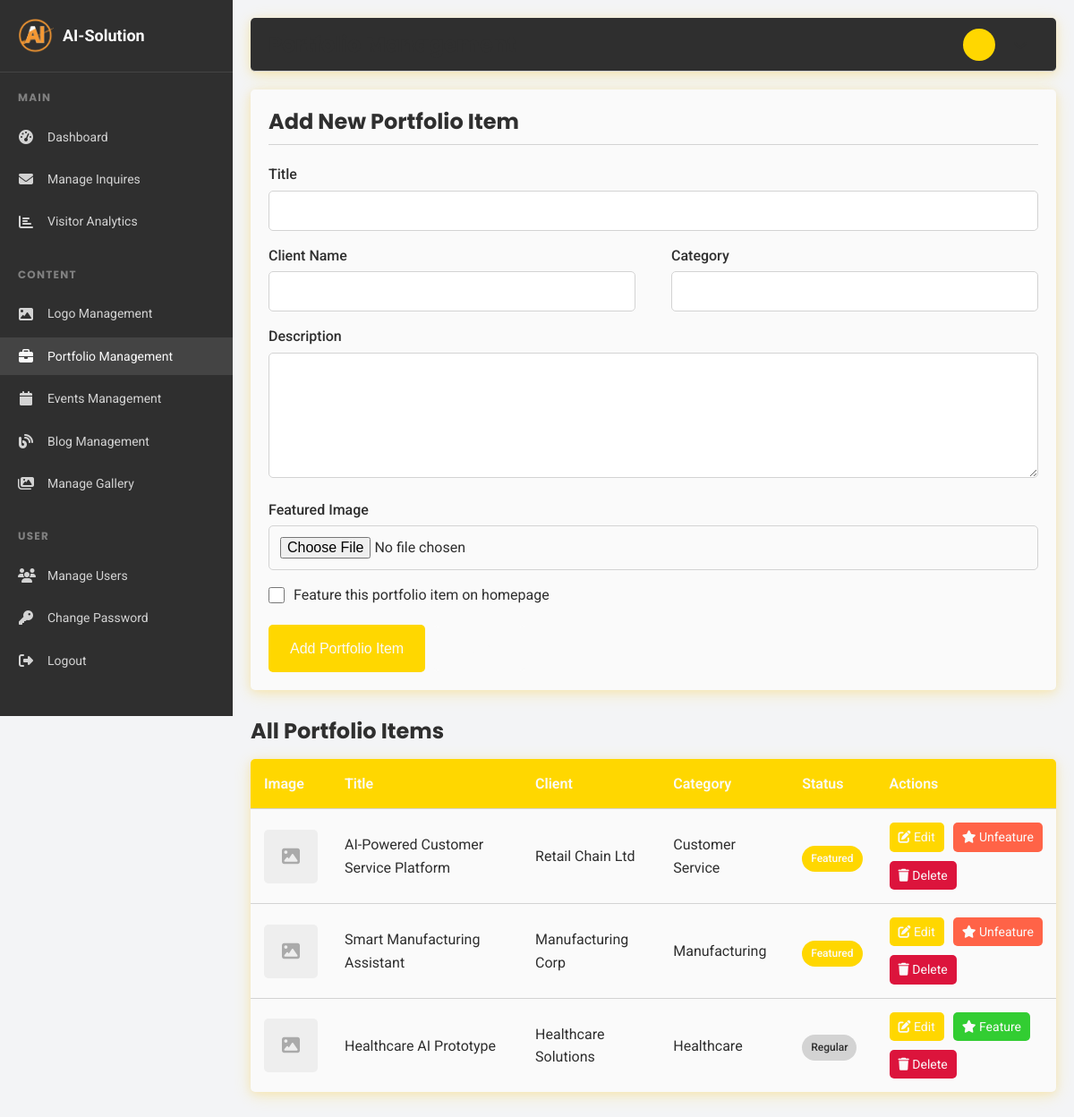
The app's page /admin/portfolio.php (signed in) with its own data.
### tables this page shows
CREATE TABLE portfolio (
    id INT PRIMARY KEY AUTO_INCREMENT,
    title VARCHAR(200) NOT NULL,
    description TEXT,
    client VARCHAR(100),
    category VARCHAR(100),
    image VARCHAR(255),
    featured BOOLEAN DEFAULT FALSE,
    created_at TIMESTAMP DEFAULT CURRENT_TIMESTAMP,
    updated_at TIMESTAMP DEFAULT CURRENT_TIMESTAMP ON UPDATE CURRENT_TIMESTAMP
);

### admin/portfolio.php (the view, shortened to what this page needs)
<?php
require_once 'includes/config.php';
$edit_mode = false;
$portfolio_item = [
    'id' => '',
    'title' => '',
    'description' => '',
    'client' => '',
    'category' => '',
    'image' => '',
    'featured' => 0
];
$sql = "SELECT * FROM portfolio ORDER BY created_at DESC";
$stmt = $pdo->query($sql);
$portfolio_items = $stmt->fetchAll();
?>
<!DOCTYPE html>
<html lang="en">
<head>
    <link rel="stylesheet" href="../css/styles.css">
    <link rel="stylesheet" href="https://cdnjs.cloudflare.com/ajax/libs/font-awesome/6.4.0/css/all.min.css">
</head>
<body>
    <div class="admin-layout">
        <aside class="sidebar">
            <div class="sidebar-header">
                <div class="sidebar-logo">
                    <img src="../images/logo.png" alt="AI-Solution Logo">
                    <span>AI-Solution</span>
                </div>
            </div>
            <div class="sidebar-menu">
                <div class="menu-section">
                    <h4 class="menu-section-title">Main</h4>
                    <ul class="menu-list">
                        <li class="menu-item">
                            <a href="index.php" class="menu-link">
                                <i class="menu-icon fas fa-tachometer-alt"></i>
                                <span>Dashboard</span>
                            </a>
                        </li>
                        <li class="menu-item">
                            <a href="inquiries.php" class="menu-link">
                                <i class="menu-icon fas fa-envelope"></i>
                                <span>Manage Inquires</span>
                            </a>
                        </li>
                        <li class="menu-item">
                            <a href="analytics.php" class="menu-link">
                                <i class="menu-icon fas fa-chart-bar"></i>
                                <span>Visitor Analytics</span>
                            </a>
                        </li>
                    </ul>
                </div>
                <div class="menu-section">
                    <h4 class="menu-section-title">Content</h4>
                    <ul class="menu-list">
                        <li class="menu-item">
                            <a href="logo.php" class="menu-link">
                                <i class="menu-icon fas fa-image"></i>
                                <span>Logo Management</span>
                            </a>
                        </li>
                        <li class="menu-item">
                            <a href="portfolio.php" class="menu-link active">
                                <i class="menu-icon fas fa-briefcase"></i>
                                <span>Portfolio Management</span>
                            </a>
                        </li>
                        <li class="menu-item">
                            <a href="events.php" class="menu-link">
                                <i class="menu-icon fas fa-calendar"></i>
                                <span>Events Management</span>
                            </a>
                        </li>
                        <li class="menu-item">
                            <a href="blogs.php" class="menu-link">
                                <i class="menu-icon fas fa-blog"></i>
                                <span>Blog Management</span>
                            </a>
                        </li>
                        <li class="menu-item">
                            <a href="gallery.php" class="menu-link">
                                <i class="menu-icon fas fa-images"></i>
                                <span>Manage Gallery</span>
                            </a>
                        </li>
                    </ul>
                </div>
                <div class="menu-section">
                    <h4 class="menu-section-title">User</h4>
                    <ul class="menu-list">
                        <li class="menu-item">
                            <a href="users.php" class="menu-link">
                                <i class="menu-icon fas fa-users"></i>
                                <span>Manage Users</span>
                            </a>
                        </li>
                        <li class="menu-item">
                            <a href="password.php" class="menu-link">
                                <i class="menu-icon fas fa-key"></i>
                                <span>Change Password</span>
                            </a>
                        </li>
                        <li class="menu-item">
                            <a href="index.php?logout=true" class="menu-link">
                                <i class="menu-icon fas fa-sign-out-alt"></i>
                                <span>Logout</span>
                            </a>
                        </li>
                    </ul>
                </div>
            </div>
        </aside>
        <main class="main-content">
            <header class="admin-header">
                <div class="header-title">
                    <h1>Portfolio Management</h1>
                </div>
                <div class="header-actions">
                    <div class="user-dropdown">
                        <div class="user-info">
                            <div class="user-avatar">
                            </div>
                            <i class="fas fa-chevron-down"></i>
                        </div>
                    </div>
                </div>
            </header>
            <section class="admin-section">
                <div class="admin-form">
                    <h3><?php echo $edit_mode ? 'Edit Portfolio Item' : 'Add New Portfolio Item'; ?></h3>
                    <form action="portfolio.php" method="POST" enctype="multipart/form-data">
                        <div class="form-group">
                            <label for="title">Title</label>
                            <input type="text" id="title" name="title" class="form-control" value="<?php echo htmlspecialchars($portfolio_item['title']); ?>" required>
                        </div>
                        <div class="form-row">
                            <div class="form-group">
                                <label for="client">Client Name</label>
                                <input type="text" id="client" name="client" class="form-control" value="<?php echo htmlspecialchars($portfolio_item['client']); ?>">
                            </div>
                            <div class="form-group">
                                <label for="category">Category</label>
                                <input type="text" id="category" name="category" class="form-control" value="<?php echo htmlspecialchars($portfolio_item['category']); ?>" list="categories" required>
                            </div>
                        </div>
                        <div class="form-group">
                            <label for="description">Description</label>
                            <textarea id="description" name="description" class="form-control" rows="6" required><?php echo htmlspecialchars($portfolio_item['description']); ?></textarea>
                        </div>
                        <div class="form-group">
                            <label for="image">Featured Image</label>
                            <input type="file" id="image" name="image" class="form-control" accept="image/*">
                        </div>
                        <div class="form-check">
                            <input type="checkbox" id="featured" name="featured" class="form-check-input" <?php echo $portfolio_item['featured'] ? 'checked' : ''; ?>>
                            <label for="featured" class="form-check-label">Feature this portfolio item on homepage</label>
                        </div>
                        <div class="btn-group">
                            <button type="submit" name="save_portfolio" class="btn btn-primary">
                                <?php echo $edit_mode ? 'Update Portfolio Item' : 'Add Portfolio Item'; ?>
                            </button>
                            <a href="portfolio.php" class="btn btn-secondary">Cancel</a>
                        </div>
                    </form>
                </div>
            </section>
            <section class="admin-section">
                <h3>All Portfolio Items</h3>
                <table class="admin-table">
                    <thead>
                        <tr>
                            <th>Image</th>
                            <th>Title</th>
                            <th>Client</th>
                            <th>Category</th>
                            <th>Status</th>
                            <th>Actions</th>
                        </tr>
                    </thead>
                    <tbody>
                        <?php if (count($portfolio_items) > 0): ?>
                            <?php foreach ($portfolio_items as $item): ?>
                                <tr>
                                    <td>
                                        <?php if (!empty($item['image'])): ?>
                                            <img src="../images/portfolio/<?php echo htmlspecialchars($item['image']); ?>" alt="<?php echo htmlspecialchars($item['title']); ?>" class="thumbnail">
                                        <?php else: ?>
                                            <div class="thumbnail" style="background-color: #eee; display: flex; align-items: center; justify-content: center;">
                                                <i class="fas fa-image" style="color: #aaa; font-size: 2rem;"></i>
                                            </div>
                                        <?php endif; ?>
                                    </td>
                                    <td><?php echo htmlspecialchars($item['title']); ?></td>
                                    <td><?php echo htmlspecialchars($item['client']); ?></td>
                                    <td><?php echo htmlspecialchars($item['category']); ?></td>
                                    <td>
                                        <span class="status-badge <?php echo $item['featured'] ? 'status-featured' : 'status-regular'; ?>">
                                            <?php echo $item['featured'] ? 'Featured' : 'Regular'; ?>
                                        </span>
                                    </td>
                                    <td class="table-actions">
                                        <a href="portfolio.php?edit=<?php echo $item['id']; ?>" class="action-btn btn-edit">
                                            <i class="fas fa-edit"></i> Edit
                                        </a>
                                        <a href="portfolio.php?toggle=<?php echo $item['id']; ?>" class="action-btn <?php echo $item['featured'] ? 'btn-unfeature' : 'btn-feature'; ?>">
                                            <i class="fas <?php echo $item['featured'] ? 'fa-star' : 'fa-star'; ?>"></i>
                                            <?php echo $item['featured'] ? 'Unfeature' : 'Feature'; ?>
                                        </a>
                                        <a href="portfolio.php?delete=<?php echo $item['id']; ?>" class="action-btn btn-delete" onclick="return confirm('Are you sure you want to delete this portfolio item?');">
                                            <i class="fas fa-trash"></i> Delete
                                        </a>
                                    </td>
                                </tr>
                            <?php endforeach; ?>
                        <?php else: ?>
                            <tr>
                                <td colspan="6" style="text-align: center;">No portfolio items found. Add your first portfolio item using the form above.</td>
                            </tr>
                        <?php endif; ?>
                    </tbody>
                </table>
            </section>
        </main>
    </div>
</body>
</html>

### css/styles.css (style rules this page uses)
:root { --primary-color: #FFD700; --primary-dark: #DAA520; --primary-light: #FFF8DC; --secondary-color: #FFA500; --secondary-dark: #FF8C00; --secondary-light: #FFE4B5; --dark-color: #2F2F2F; --light-color: #FAFAFA; --gray-color: #808080; --gray-light: #D3D3D3; --gray-dark: #696969; --success-color: #32CD32; --warning-color: #FF6347; --danger-color: #DC143C; --border-radius: 0.5rem; --box-shadow: 0 4px 20px rgba(255, 215, 0, 0.2), 0 2px 10px rgba(255, 165, 0, 0.15); --transition: all 0.3s ease; }
* { box-sizing: border-box; margin: 0; padding: 0; }
html { font-size: 62.5%; scroll-behavior: smooth; }
body { font-family: 'Roboto', sans-serif; font-size: 1.6rem; line-height: 1.6; color: var(--dark-color); background-color: var(--light-color); overflow-x: hidden; }
h1, h2, h3, h4, h5, h6 { font-family: 'Poppins', sans-serif; margin-bottom: 1.5rem; line-height: 1.3; font-weight: 700; }
h1 { font-size: 4.2rem; }
h3 { font-size: 2.4rem; }
h4 { font-size: 2rem; }
a { text-decoration: none; color: var(--primary-color); transition: var(--transition); }
ul { list-style: none; }
img { max-width: 100%; height: auto; display: block; }
.btn { display: inline-block; font-weight: 500; text-align: center; padding: 1.2rem 2.4rem; border-radius: var(--border-radius); cursor: pointer; transition: var(--transition); border: none; font-size: 1.6rem; }
.btn-primary { background-color: var(--primary-color); color: var(--light-color); }
.btn-secondary { background-color: transparent; border: 2px solid var(--light-color); color: var(--light-color); }
.form-group { margin-bottom: 2rem; }
.form-group label { display: block; margin-bottom: 0.8rem; font-weight: 500; }
.form-group input, .form-group textarea { width: 100%; padding: 1.2rem; border: 1px solid var(--gray-light); border-radius: var(--border-radius); font-family: inherit; font-size: 1.6rem; transition: var(--transition); }
.form-row { display: grid; grid-template-columns: repeat(auto-fit, minmax(20rem, 1fr)); gap: 2rem; }

### records on screen
portfolio: title "AI-Powered Customer Service Platform", client "Retail Chain Ltd", category "Customer Service", featured "Featured"
portfolio: title "Smart Manufacturing Assistant", client "Manufacturing Corp", category "Manufacturing", featured "Featured"
portfolio: title "Healthcare AI Prototype", client "Healthcare Solutions", category "Healthcare", featured "Regular"
